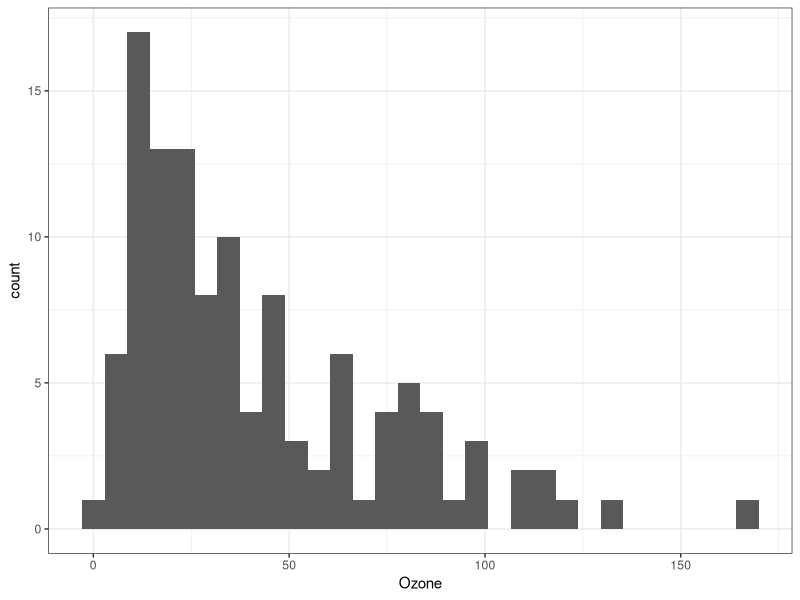
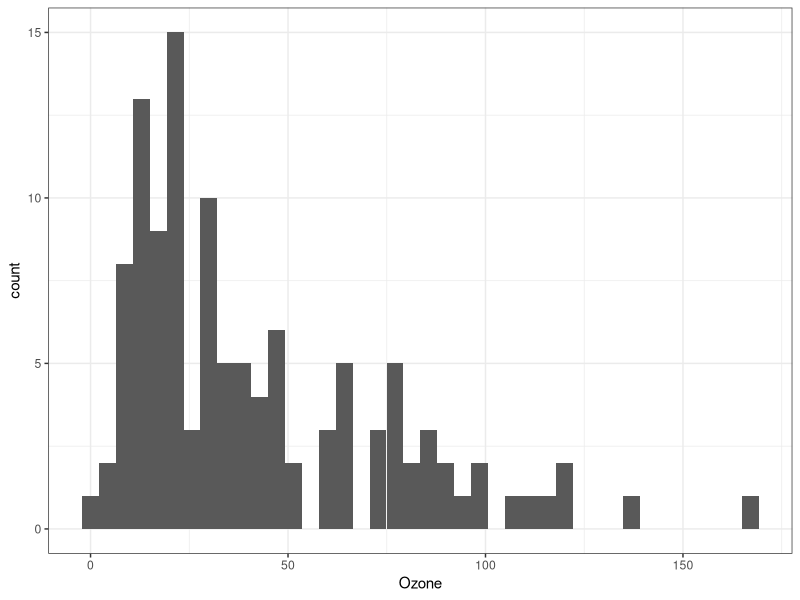
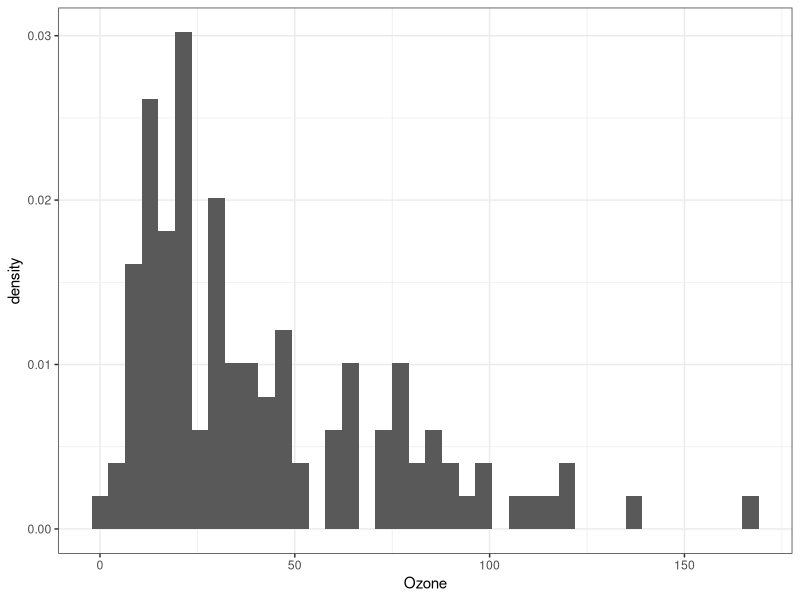
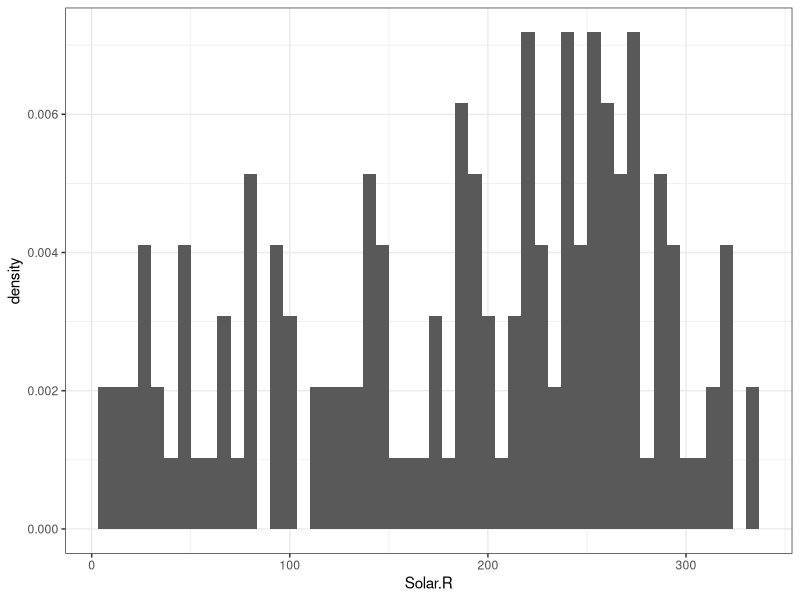
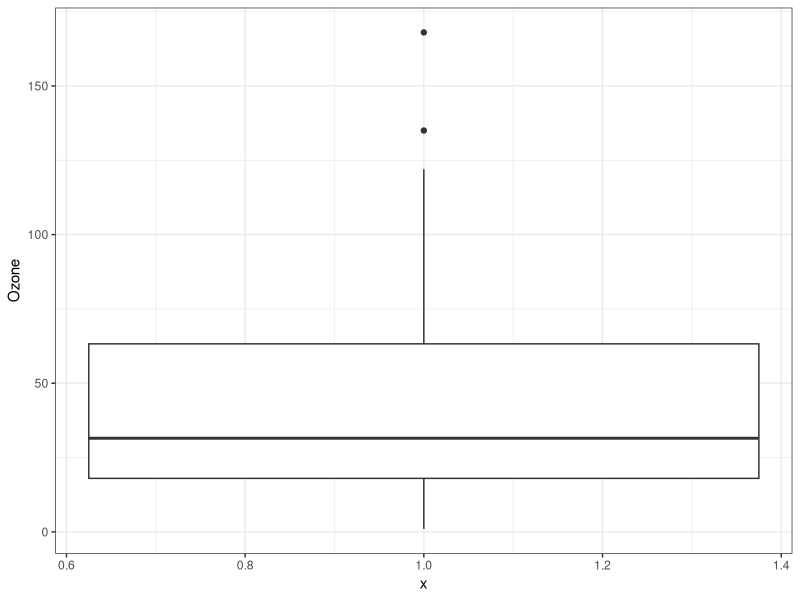
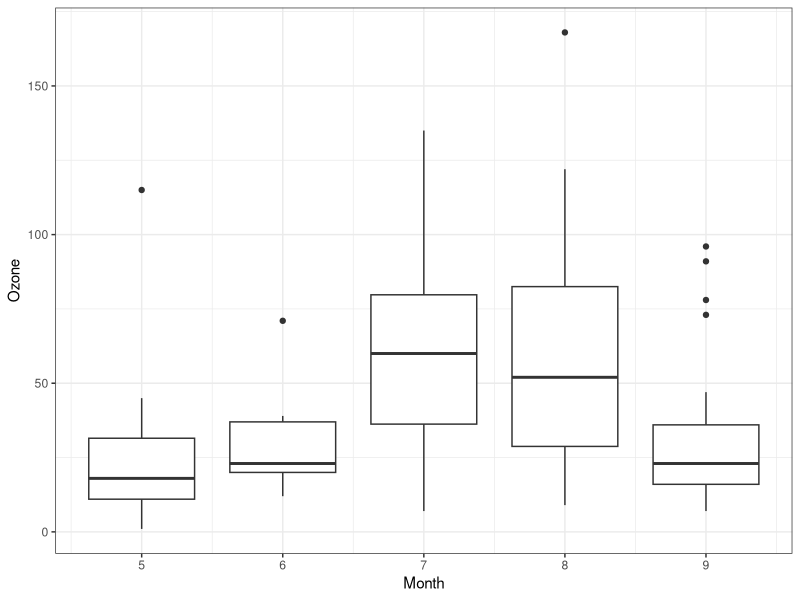
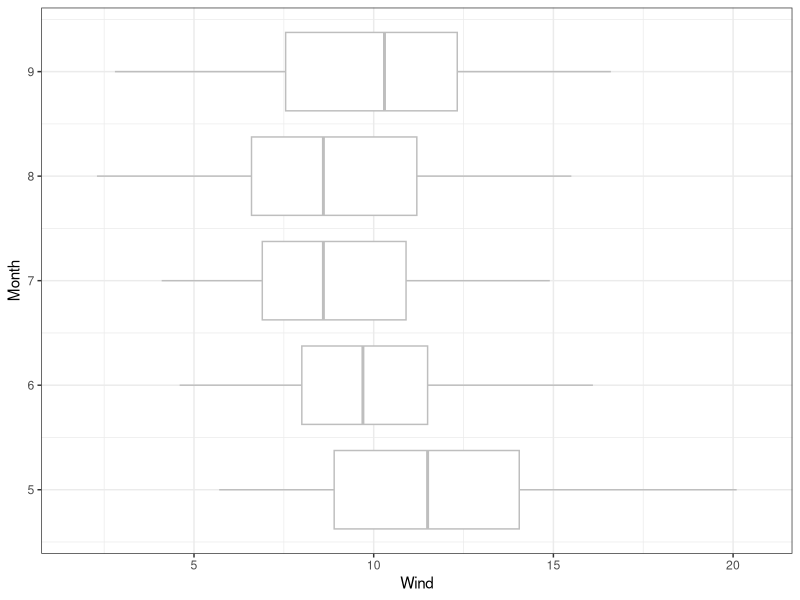
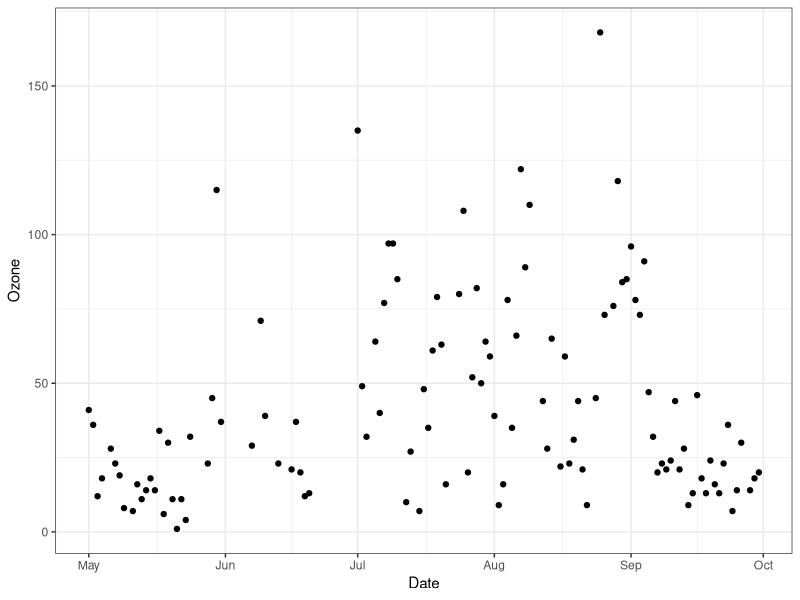

Generate these figures, in order, with R:
## ---- chunk 1
# Author: Jarad Niemi
# Date:   2024-09-05
# Purpose: Graphical statistics using ggplot2 (included in tidyverse)
#-------------------------------------------------------------------------------

## ---- chunk 2
library("tidyverse")
## ---- chunk 3
theme_set(theme_bw()) # comment this line to see what default plots look like
## ---- chunk 4
# Summary statistics
dim(airquality)
head(airquality)
tail(airquality)
summary(airquality)
## ---- chunk 5
airquality <- airquality %>%
  dplyr::mutate(Date = as.Date(paste("1973",Month,Day,sep="/"))) 
## ---- chunk 6
ggplot(airquality,     # data.frame containing the data
       aes(x=Ozone)) + # a column name from the data.frame
  geom_histogram()     # create a histogram
## ---- chunk 7
ggplot(airquality, aes(x=Ozone)) + 
  geom_histogram(bins = 40)
## ---- chunk 8
ggplot(airquality, aes(x=Ozone)) + 
  geom_histogram(aes(y=..density..), bins = 40)
## ---- chunk 9
ggplot(airquality, aes(x=Solar.R)) + 
  geom_histogram(aes(y=..density..), bins = 50)
## ---- chunk 10
ggplot(airquality,     
       aes(x=1,y=Ozone)) + 
  geom_boxplot()     
## ---- chunk 11
ggplot(airquality,     
       aes(x=Month, y=Ozone, group=Month)) + 
  geom_boxplot()     
## ---- chunk 12
ggplot(airquality,     
       aes(x=Month, y=Wind, group=Month)) + 
  geom_boxplot(outlier.shape = NA, color='grey') +  
  coord_flip()
## ---- chunk 13
ggplot(airquality, aes(x = Date, y = Ozone)) +
  geom_point()
## ---- chunk 14
ggplot(airquality, aes(x = Date, y = Ozone)) +
  geom_line()
## ---- chunk 15
ggplot(airquality, aes(x = Solar.R, y = Ozone)) +
  geom_point()
## ---- chunk 16
ggplot(airquality, aes(x = Temp, y = Wind)) +
  geom_point()
## ---- chunk 17
ggplot(airquality,     
       aes(x=Month, y=Ozone, group=Month)) + 
  geom_point() 
## ---- chunk 18
ggplot(airquality,     
       aes(x=Month, y=Ozone, group=Month)) + 
  geom_jitter() 
## ---- chunk 19
ggplot(airquality,     
       aes(x=Month, y=Ozone, group=Month)) + 
  geom_boxplot(color='grey',                 # make the boxes not so obvious
               outlier.shape = NA) +         # remove outliers, 
  geom_point()                               # because they get plotted here
## ---- chunk 20
ggplot(airquality,     
       aes(x=Month, y=Ozone, group=Month)) + 
  geom_boxplot(color='grey',                 # make the boxes not so obvious
               outlier.shape = NA) +         # remove outliers, 
  geom_jitter()                              # because they get plotted here
## ---- chunk 21
ggplot(airquality,     
       aes(x=Month, y=Wind, group=Month)) + 
  geom_boxplot(outlier.shape = NA, color='grey') +         
  geom_jitter() + 
  coord_flip()
## ---- chunk 22
airquality_long <- airquality %>%
  dplyr::select(-Month, -Day) %>%              # Remove these columns
  tidyr::pivot_longer(-Date,
                      names_to  = "response",
                      values_to = "value")
## ---- chunk 23
dim(airquality)
dim(airquality_long)

head(airquality_long)
summary(airquality_long)
table(airquality_long$response)
## ---- chunk 24
ggplot(airquality_long, 
       aes(x = Date, y = value, 
           linetype = response,
           color = response, 
           group = response)) +
  geom_line()
## ---- chunk 25
ggplot(airquality_long, aes(Date, value)) +
  geom_point() + 
  facet_wrap(~response)
## ---- chunk 26
ggplot(airquality_long, aes(Date, value)) +
  geom_line() + 
  facet_wrap(~response,scales="free_y")
## ---- chunk 27
ggplot(airquality_long, aes(Date, value)) +
  geom_line() + 
  facet_wrap(.~response,scales="free_y")
## ---- chunk 28
ggplot(airquality_long, aes(Date, value)) +
  geom_line() + 
  facet_wrap(response ~ .,scales="free_y")
## ---- chunk 29
airquality2 <- airquality_long %>%
  tidyr::pivot_wider(
    names_from  = response, 
    values_from = value)
## ---- chunk 30
g <- ggplot(airquality2,
       aes(x = Temp, y = Wind)) +
  geom_point()

g # Then you can see the plot by just typing the object name
## ---- chunk 31
g <- g +
  labs(x = "Temperature (F)",
       y = "Wind speed (mph)",
       title = "New York (May-September 1973)")

g
## ---- chunk 32
g <- g + theme_classic()
g
## ---- chunk 33
g <- g + geom_smooth(method="lm")
g
## ---- chunk 34
ggplot(airquality2,
       aes(x = Temp, y = Wind)) +
  geom_point() +
  geom_smooth(method = "lm") + 
  labs(x = "Temperature (F)",
       y = "Wind speed (mph)",
       title = "New York (May-September 1973)") 
## ---- chunk 35
ggplot(cars,
       aes(x=speed, y=dist)) +
  geom_point() + 
  geom_smooth(method = "lm") +
  labs(x = "Speed (mph)",
       y = "Stopping distance (ft)",
       title = "Stopping distance as a function of speed (1920s)") 
